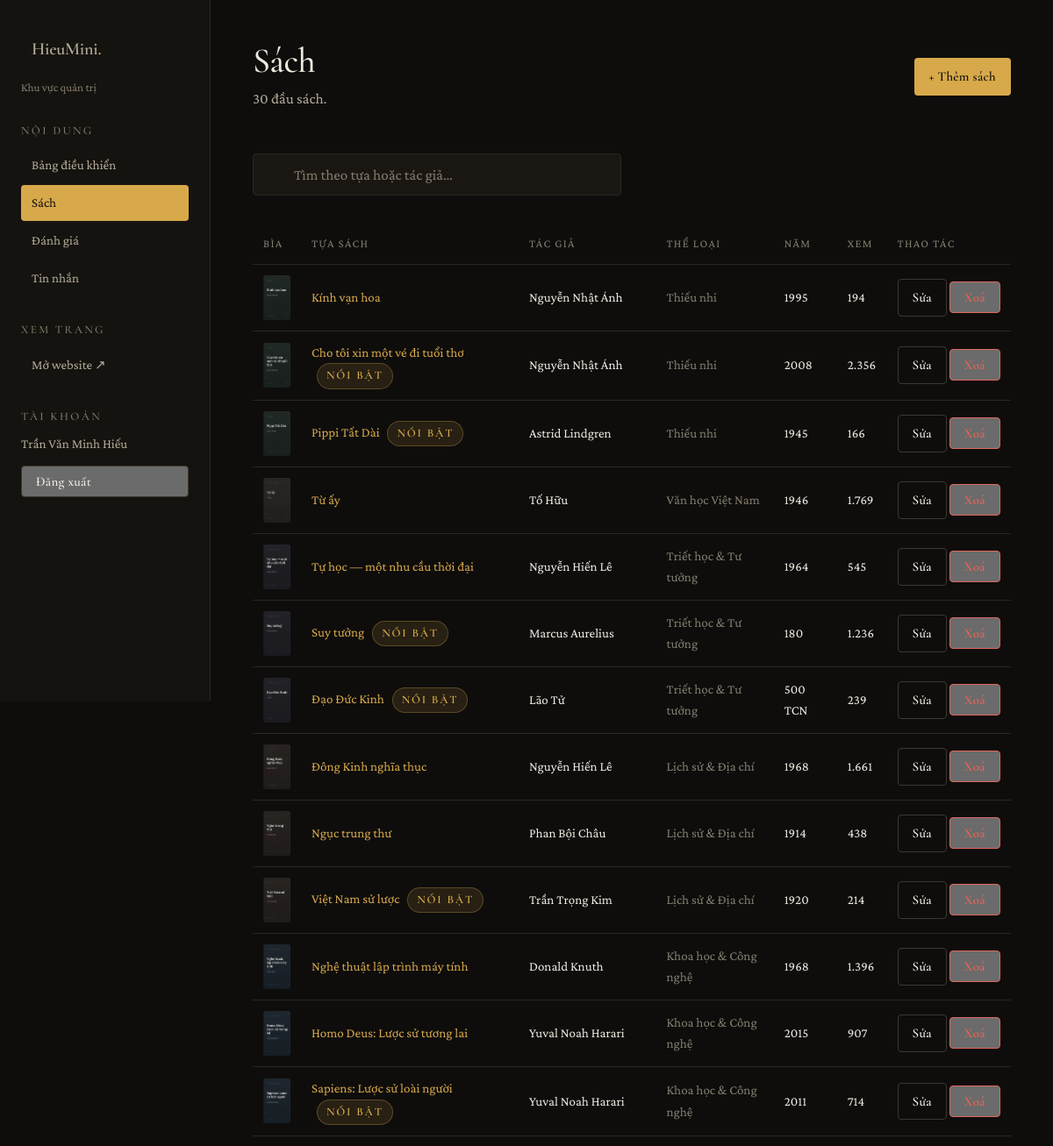
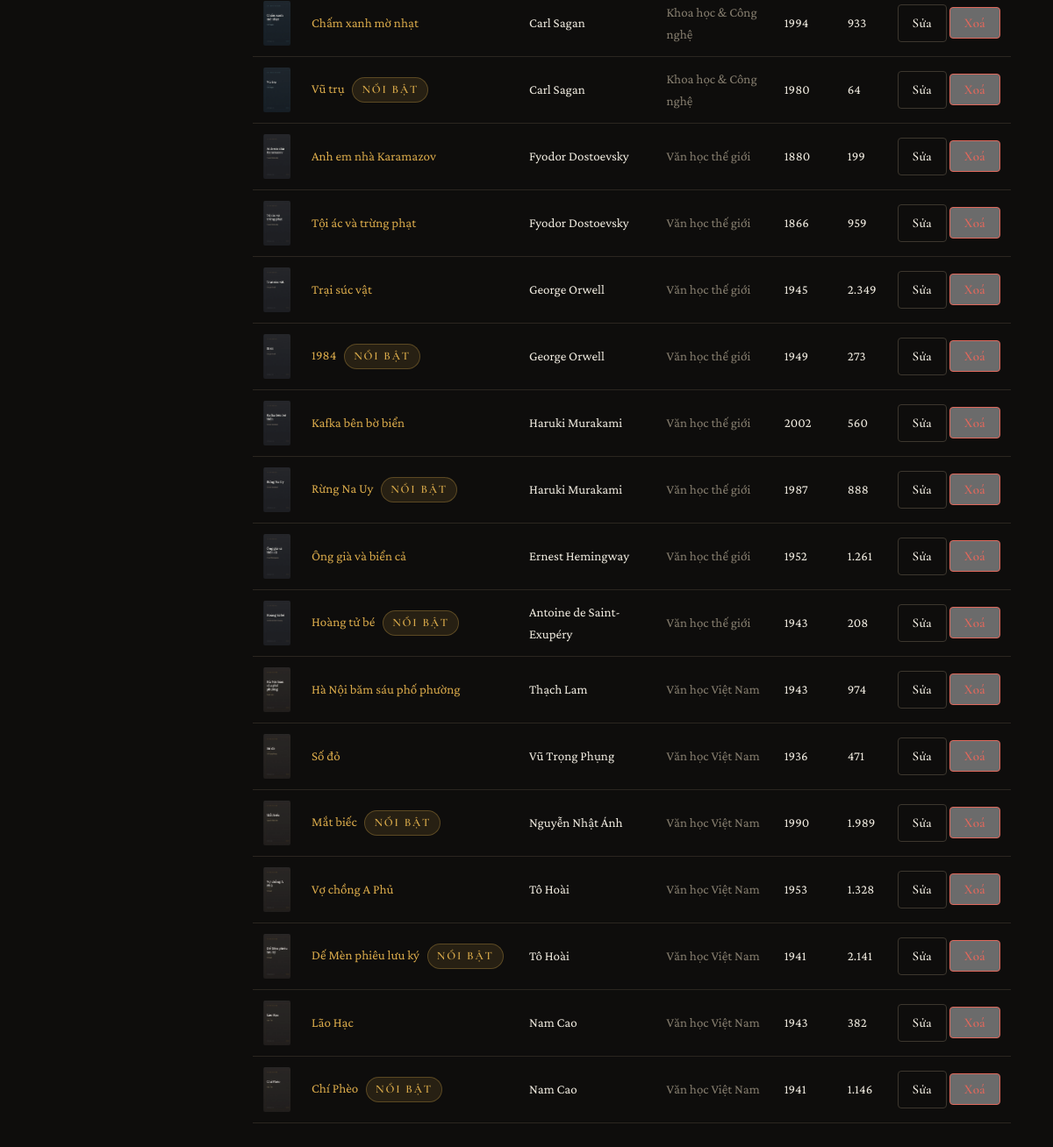
Page /admin/books.php (signed in) on the committed database (2 pictures, top to bottom).
### tables this page shows
CREATE TABLE `books` (
  `id`             INT AUTO_INCREMENT PRIMARY KEY,
  `slug`           VARCHAR(180) NOT NULL UNIQUE,
  `title`          VARCHAR(220) NOT NULL,
  `author_id`      INT NOT NULL,
  `category_id`    INT NOT NULL,
  `publisher`      VARCHAR(160),
  `published_year` SMALLINT,
  `pages`          SMALLINT,
  `language`       VARCHAR(40) DEFAULT 'Tiếng Việt',
  `isbn`           VARCHAR(24),
  `cover`          VARCHAR(180),
  `summary`        TEXT,
  `is_featured`    TINYINT(1) NOT NULL DEFAULT 0,
  `views`          INT NOT NULL DEFAULT 0,
  `created_at`     DATETIME NOT NULL DEFAULT CURRENT_TIMESTAMP,
  CONSTRAINT `fk_books_author`   FOREIGN KEY (`author_id`)   REFERENCES `authors`(`id`)    ON DELETE CASCADE,
  CONSTRAINT `fk_books_category` FOREIGN KEY (`category_id`) REFERENCES `categories`(`id`) ON DELETE CASCADE,
  INDEX `idx_books_category` (`category_id`),
  INDEX `idx_books_author`   (`author_id`),
  INDEX `idx_books_title`    (`title`),
  INDEX `idx_books_featured` (`is_featured`)
);

CREATE TABLE `authors` (
  `id`         INT AUTO_INCREMENT PRIMARY KEY,
  `slug`       VARCHAR(120) NOT NULL UNIQUE,
  `name`       VARCHAR(160) NOT NULL,
  `country`    VARCHAR(80),
  `birth_year` SMALLINT,
  `bio`        TEXT,
  INDEX `idx_authors_name` (`name`)
);

CREATE TABLE `categories` (
  `id`          INT AUTO_INCREMENT PRIMARY KEY,
  `slug`        VARCHAR(80)  NOT NULL UNIQUE,
  `name`        VARCHAR(120) NOT NULL,
  `description` TEXT,
  `bg_color`    CHAR(7)      NOT NULL DEFAULT '#1C1917',
  `accent`      CHAR(7)      NOT NULL DEFAULT '#C89B3C',
  `sort_order`  SMALLINT     NOT NULL DEFAULT 0
);

### includes/functions.php (called while the page is built, shortened)
<?php
function e(?string $s): string
{
    return htmlspecialchars($s ?? '', ENT_QUOTES | ENT_SUBSTITUTE, 'UTF-8');
}
function url(string $path = ''): string
{
    return base_url() . '/' . ltrim($path, '/');
}
function asset(string $path): string
{
    $file = ROOT_PATH . '/assets/' . ltrim($path, '/');
    $v = is_file($file) ? (string) filemtime($file) : '1';
    return url('assets/' . ltrim($path, '/')) . '?v=' . $v;
}
function cover_url(?string $file): string
{
    if ($file && is_file(ROOT_PATH . '/assets/img/covers/' . $file)) {
        return asset('img/covers/' . $file);
    }
    return asset('img/covers/placeholder.webp');
}
function current_page(): string
{
    return basename($_SERVER['SCRIPT_NAME'] ?? '');
}
function format_year(?int $y): string
{
    return $y < 0 ? abs($y) . ' TCN' : (string) $y;
}
function format_number(int $n): string
{
    return number_format($n, 0, ',', '.');
}
function book_select_sql(): string
{
    return 'SELECT b.*, a.name AS author_name, a.slug AS author_slug,
                   c.name AS category_name, c.slug AS category_slug, c.accent AS category_accent,
                   (SELECT ROUND(AVG(r.rating), 1) FROM reviews r
                     WHERE r.book_id = b.id AND r.is_approved = 1) AS rating_avg,
                   (SELECT COUNT(*) FROM reviews r
                     WHERE r.book_id = b.id AND r.is_approved = 1) AS rating_count
            FROM books b
            JOIN authors a    ON a.id = b.author_id
            JOIN categories c ON c.id = b.category_id';
}

### config/config.php (called while the page is built, shortened)
<?php
function base_url(): string
{
    static $base = null;
    if ($base !== null) {
        return $base;
    }
    $dir = str_replace('\\', '/', dirname($_SERVER['SCRIPT_NAME'] ?? '/'));
    $dir = preg_replace('#/(admin|api)$#', '', $dir);
    $base = rtrim($dir, '/');
    return $base;
}

### admin/guard.php (called while the page is built, shortened)
<?php
require __DIR__ . '/../config/config.php';
require __DIR__ . '/../config/database.php';
require __DIR__ . '/../includes/functions.php';
function admin_url(string $path = ''): string
{
    return url('admin/' . ltrim($path, '/'));
}
function current_admin(): ?array
{
    static $a = null;
    return $a ??= db_one('SELECT id, username, full_name FROM admins WHERE id = :id',
                         [':id' => $_SESSION['admin_id']]);
}
function require_admin(): array
{
    $admin = current_admin();
    return $admin;
}

### config/database.php (called while the page is built, shortened)
<?php
function db(): PDO
{
    static $pdo = null;
    if ($pdo instanceof PDO) {
        return $pdo;
    }
    $dsn = sprintf('mysql:host=%s;dbname=%s;charset=utf8mb4', DB_HOST, DB_NAME);
    try {
        $pdo = new PDO($dsn, DB_USER, DB_PASS, [
            PDO::ATTR_ERRMODE            => PDO::ERRMODE_EXCEPTION,
            PDO::ATTR_DEFAULT_FETCH_MODE => PDO::FETCH_ASSOC,
            PDO::ATTR_EMULATE_PREPARES   => false,
        ]);
    } catch (PDOException $e) {
        http_response_code(503);
        if (IS_DEV) {
            exit('<h1>Không kết nối được cơ sở dữ liệu</h1><pre>'
                . htmlspecialchars($e->getMessage(), ENT_QUOTES, 'UTF-8')
                . '</pre><p>Kiểm tra lại MySQL đã bật chưa và thông tin trong <code>config/config.php</code>.</p>');
        }
        error_log('DB connect failed: ' . $e->getMessage());
        exit('Hệ thống đang bảo trì, vui lòng quay lại sau.');
    }
    return $pdo;
}
function db_query(string $sql, array $params = []): PDOStatement
{
    $stmt = db()->prepare($sql);
    $stmt->execute($params);
    return $stmt;
}
function db_all(string $sql, array $params = []): array
{
    return db_query($sql, $params)->fetchAll();
}
function db_one(string $sql, array $params = []): ?array
{
    $row = db_query($sql, $params)->fetch();
    return $row === false ? null : $row;
}

### admin/books.php (the view, shortened to what this page needs)
<?php
require __DIR__ . '/guard.php';
$admin = require_admin();
$q = trim((string) ($_GET['q'] ?? ''));
$params = [];
$where = '';
$books = db_all(book_select_sql() . $where . ' ORDER BY b.id DESC', $params);
require __DIR__ . '/layout.php';
?>
<div class="admin-head">
  <div>
    <h1 style="font-size:var(--fs-2xl);margin:0">Sách</h1>
    <p style="margin:var(--space-2) 0 0"><?= count($books) ?> đầu sách<?= $q !== '' ? ' khớp từ khoá “' . e($q) . '”' : '' ?>.</p>
  </div>
  <a class="btn btn--primary btn-sm" href="<?= e(admin_url('book_form.php')) ?>">+ Thêm sách</a>
</div>
<form method="get" class="search-box" style="margin-bottom:var(--space-6);max-width:420px">
  <input type="search" id="q" name="q" value="<?= e($q) ?>" placeholder="Tìm theo tựa hoặc tác giả…">
</form>
<div class="table-wrap">
<table class="data-table">
  <thead>
    <tr><th>Bìa</th><th>Tựa sách</th><th>Tác giả</th><th>Thể loại</th><th>Năm</th><th>Xem</th><th>Thao tác</th></tr>
  </thead>
  <tbody>
    <?php foreach ($books as $b): ?>
      <tr>
        <td><img src="<?= e(cover_url($b['cover'])) ?>" alt=""></td>
        <td>
          <a href="<?= e(url('book.php?s=' . $b['slug'])) ?>" target="_blank" rel="noopener"><?= e($b['title']) ?></a>
          <?php if ((int) $b['is_featured']): ?><span class="badge" style="margin-left:6px">Nổi bật</span><?php endif; ?>
        </td>
        <td><?= e($b['author_name']) ?></td>
        <td style="color:var(--fg-subtle)"><?= e($b['category_name']) ?></td>
        <td><?= e(format_year((int) $b['published_year'])) ?></td>
        <td><?= format_number((int) $b['views']) ?></td>
        <td style="white-space:nowrap">
          <a class="btn btn--ghost btn-sm" href="<?= e(admin_url('book_form.php?id=' . $b['id'])) ?>">Sửa</a>
          <form method="post" style="display:inline"
                onsubmit="return confirm('Xoá “<?= e(addslashes($b['title'])) ?>”? Các đánh giá của sách này cũng bị xoá theo.')">
            <button class="btn btn--ghost btn-sm" type="submit" style="color:var(--danger);border-color:var(--danger)">Xoá</button>
          </form>
        </td>
      </tr>
    <?php endforeach; ?>
  </tbody>
</table>
</div>
<?php require __DIR__ . '/layout_end.php'; ?>

### admin/layout.php (shortened to what this page needs)
<?php
$admin = $admin ?? current_admin();
?>
<!doctype html>
<html lang="vi" data-theme="dark">
<head>
<link rel="stylesheet" href="<?= e(asset('css/style.css')) ?>">
</head>
<body>
<div class="admin-shell">
  <aside class="admin-side">
    <a class="brand" href="<?= e(url('index.php')) ?>" style="font-size:1.25rem">HieuMini<span>.</span></a>
    <p style="font-size:var(--fs-xs);color:var(--fg-subtle);margin:var(--space-2) 0 0">Khu vực quản trị</p>
    <h4>Nội dung</h4>
    <a href="<?= e(admin_url('index.php')) ?>"    class="<?= current_page() === 'index.php' ? 'is-active' : '' ?>">Bảng điều khiển</a>
    <a href="<?= e(admin_url('books.php')) ?>"    class="<?= in_array(current_page(), ['books.php', 'book_form.php'], true) ? 'is-active' : '' ?>">Sách</a>
    <a href="<?= e(admin_url('reviews.php')) ?>"  class="<?= current_page() === 'reviews.php' ? 'is-active' : '' ?>">Đánh giá</a>
    <a href="<?= e(admin_url('messages.php')) ?>" class="<?= current_page() === 'messages.php' ? 'is-active' : '' ?>">Tin nhắn</a>
    <h4>Xem trang</h4>
    <a href="<?= e(url('index.php')) ?>" target="_blank" rel="noopener">Mở website ↗</a>
    <h4>Tài khoản</h4>
    <p style="font-size:var(--fs-sm);color:var(--fg-muted);margin:0 0 var(--space-3)">
      <?= e($admin['full_name'] ?? $admin['username']) ?>
    </p>
    <form method="post" action="<?= e(admin_url('logout.php')) ?>">
      <button class="btn btn--ghost btn-sm" type="submit" style="width:100%">Đăng xuất</button>
    </form>
  </aside>
  <main class="admin-main">

### assets/css/style.css (style rules this page uses)
:root { --bg: #0E0D0C; --bg-soft: #15130F; --surface: #1A1713; --surface-hover: #221E18; --fg: #EFEADF; --fg-muted: #B4AB99; --fg-subtle: #857D6E; --accent: #D8A94A; --accent-soft: rgba(216, 169, 74, .12); --on-accent: #14120E; --border: #2B2620; --border-strong: #3D372E; --danger: #E0685C; --ok: #7FBF8E; --font-display: 'Cormorant Garamond', 'Times New Roman', Georgia, serif; --font-body: 'Crimson Pro', Georgia, 'Times New Roman', serif; --font-mono: ui-monospace, 'Cascadia Mono', Menlo, Consolas, monospace; --fs-xs: .8125rem; --fs-sm: .9375rem; --fs-base: 1.0625rem; --fs-lg: clamp(1.125rem, 1.05rem + .35vw, 1.3125rem); --fs-xl: clamp(1.375rem, 1.2rem + .8vw, 1.75rem); --fs-2xl: clamp(1.75rem, 1.4rem + 1.6vw, 2.5rem); --fs-3xl: clamp(2.25rem, 1.6rem + 2.9vw, 3.75rem); --fs-4xl: clamp(2.75rem, 1.6rem + 5vw, 6rem); --space-1: 4px; --space-2: 8px; --space-3: 12px; --space-4: 16px; --space-5: 24px; --space-6: 32px; --space-7: 48px; --space-8: 64px; --space-9: 96px; --space-10: 128px; --r-sm: 2px; --r-md: 4px; --r-lg: 8px; --t-fast: 150ms; --t-base: 260ms; --t-slow: 480ms; --ease-out: cubic-bezier(.22, 1, .36, 1); --ease-soft: cubic-bezier(.4, 0, .2, 1); --maxw: 1280px; --gutter: clamp(20px, 4vw, 56px); color-scheme: dark; }
*, *::before, *::after { box-sizing: border-box; }
html { -webkit-text-size-adjust: 100%; scroll-behavior: smooth; }
body { margin: 0; background: var(--bg); color: var(--fg); font-family: var(--font-body); font-size: var(--fs-base); line-height: 1.65; -webkit-font-smoothing: antialiased; text-rendering: optimizeLegibility; transition: background var(--t-base) var(--ease-soft), color var(--t-base) var(--ease-soft); }
h1, h2, h3, h4 { font-family: var(--font-display); font-weight: 500; line-height: 1.08; letter-spacing: -.015em; margin: 0 0 var(--space-4); text-wrap: balance; }
h1 { font-size: var(--fs-4xl); }
h4 { font-size: var(--fs-lg); }
p { margin: 0 0 var(--space-4); color: var(--fg-muted); text-wrap: pretty; }
a { color: var(--accent); text-decoration: none; transition: color var(--t-fast) var(--ease-soft); }
img { max-width: 100%; height: auto; display: block; }
.brand { font-family: var(--font-display); font-size: 1.5rem; font-weight: 600; letter-spacing: -.01em; color: var(--fg); white-space: nowrap; }
.brand span { color: var(--accent); }
.btn { display: inline-flex; align-items: center; gap: var(--space-2); min-height: 46px; padding: var(--space-3) var(--space-6); font-family: var(--font-display); font-size: var(--fs-base); font-weight: 600; letter-spacing: .02em; border-radius: var(--r-md); border: 1px solid transparent; cursor: pointer; transition: background var(--t-fast) var(--ease-soft), color var(--t-fast), border-color var(--t-fast), transform var(--t-fast) var(--ease-out); }
.btn--primary { background: var(--accent); color: var(--on-accent); }
.btn--ghost { border-color: var(--border-strong); color: var(--fg); }
.badge { display: inline-block; font-family: var(--font-display); font-size: var(--fs-xs); font-weight: 600; letter-spacing: .14em; text-transform: uppercase; color: var(--accent); background: var(--accent-soft); border: 1px solid color-mix(in srgb, var(--accent) 30%, transparent); padding: 3px 10px; border-radius: 100px; white-space: nowrap; }
.search-box { position: relative; flex: 1 1 320px; max-width: 460px; }
.search-box input { width: 100%; min-height: 48px; padding: var(--space-3) var(--space-5) var(--space-3) 46px; background: var(--surface); color: var(--fg); border: 1px solid var(--border); border-radius: var(--r-md); font-family: var(--font-body); font-size: var(--fs-base); transition: border-color var(--t-fast), background var(--t-fast); }
.search-box input::placeholder { color: var(--fg-subtle); }

### rows in the picture
books: cover (picture), title "Kính vạn hoa", author.name "Nguyễn Nhật Ánh", category.name "Thiếu nhi", published_year "1995", views "194"
books: cover (picture), title "Cho tôi xin một vé đi tuổi thơ", is_featured "NỔI BẬT", author.name "Nguyễn Nhật Ánh", category.name "Thiếu nhi", published_year "2008", views "2.356"
books: cover (picture), title "Pippi Tất Dài", is_featured "NỔI BẬT", author.name "Astrid Lindgren", category.name "Thiếu nhi", published_year "1945", views "166"
books: cover (picture), title "Từ ấy", author.name "Tố Hữu", category.name "Văn học Việt Nam", published_year "1946", views "1.769"
books: cover (picture), title "Tự học — một nhu cầu thời đại", author.name "Nguyễn Hiến Lê", category.name "Triết học & Tư tưởng", published_year "1964", views "545"
books: cover (picture), title "Suy tưởng", is_featured "NỔI BẬT", author.name "Marcus Aurelius", category.name "Triết học & Tư tưởng", published_year "180", views "1.236"
books: cover (picture), title "Đạo Đức Kinh", is_featured "NỔI BẬT", author.name "Lão Tử", category.name "Triết học & Tư tưởng", published_year "500 TCN", views "239"
books: cover (picture), title "Đông Kinh nghĩa thục", author.name "Nguyễn Hiến Lê", category.name "Lịch sử & Địa chí", published_year "1968", views "1.661"
books: cover (picture), title "Ngục trung thư", author.name "Phan Bội Châu", category.name "Lịch sử & Địa chí", published_year "1914", views "438"
books: cover (picture), title "Việt Nam sử lược", is_featured "NỔI BẬT", author.name "Trần Trọng Kim", category.name "Lịch sử & Địa chí", published_year "1920", views "214"
books: cover (picture), title "Nghệ thuật lập trình máy tính", author.name "Donald Knuth", category.name "Khoa học & Công nghệ", published_year "1968", views "1.396"
books: cover (picture), title "Homo Deus: Lược sử tương lai", author.name "Yuval Noah Harari", category.name "Khoa học & Công nghệ", published_year "2015", views "907"
books: cover (picture), title "Sapiens: Lược sử loài người", is_featured "NỔI BẬT", author.name "Yuval Noah Harari", category.name "Khoa học & Công nghệ", published_year "2011", views "714"
books: cover (picture), title "Chấm xanh mờ nhạt", author.name "Carl Sagan", category.name "Khoa học & Công nghệ", published_year "1994", views "933"
books: cover (picture), title "Vũ trụ", is_featured "NỔI BẬT", author.name "Carl Sagan", category.name "Khoa học & Công nghệ", published_year "1980", views "64"
books: cover (picture), title "Anh em nhà Karamazov", author.name "Fyodor Dostoevsky", category.name "Văn học thế giới", published_year "1880", views "199"
books: cover (picture), title "Tội ác và trừng phạt", author.name "Fyodor Dostoevsky", category.name "Văn học thế giới", published_year "1866", views "959"
books: cover (picture), title "Trại súc vật", author.name "George Orwell", category.name "Văn học thế giới", published_year "1945", views "2.349"
books: cover (picture), title "1984", is_featured "NỔI BẬT", author.name "George Orwell", category.name "Văn học thế giới", published_year "1949", views "273"
books: cover (picture), title "Kafka bên bờ biển", author.name "Haruki Murakami", category.name "Văn học thế giới", published_year "2002", views "560"
books: cover (picture), title "Rừng Na Uy", is_featured "NỔI BẬT", author.name "Haruki Murakami", category.name "Văn học thế giới", published_year "1987", views "888"
books: cover (picture), title "Ông già và biển cả", author.name "Ernest Hemingway", category.name "Văn học thế giới", published_year "1952", views "1.261"
books: cover (picture), title "Hoàng tử bé", is_featured "NỔI BẬT", author.name "Antoine de Saint-Exupéry", category.name "Văn học thế giới", published_year "1943", views "208"
books: cover (picture), title "Hà Nội băm sáu phố phường", author.name "Thạch Lam", category.name "Văn học Việt Nam", published_year "1943", views "974"
books: cover (picture), title "Số đỏ", author.name "Vũ Trọng Phụng", category.name "Văn học Việt Nam", published_year "1936", views "471"
books: cover (picture), title "Mắt biếc", is_featured "NỔI BẬT", author.name "Nguyễn Nhật Ánh", category.name "Văn học Việt Nam", published_year "1990", views "1.989"
books: cover (picture), title "Vợ chồng A Phủ", author.name "Tô Hoài", category.name "Văn học Việt Nam", published_year "1953", views "1.328"
books: cover (picture), title "Dế Mèn phiêu lưu ký", is_featured "NỔI BẬT", author.name "Tô Hoài", category.name "Văn học Việt Nam", published_year "1941", views "2.141"
books: cover (picture), title "Lão Hạc", author.name "Nam Cao", category.name "Văn học Việt Nam", published_year "1943", views "382"
books: cover (picture), title "Chí Phèo", is_featured "NỔI BẬT", author.name "Nam Cao", category.name "Văn học Việt Nam", published_year "1941", views "1.146"

### other values in the picture
$admin['full_name'] "Trần Văn Minh Hiếu"
count($books) "30"
